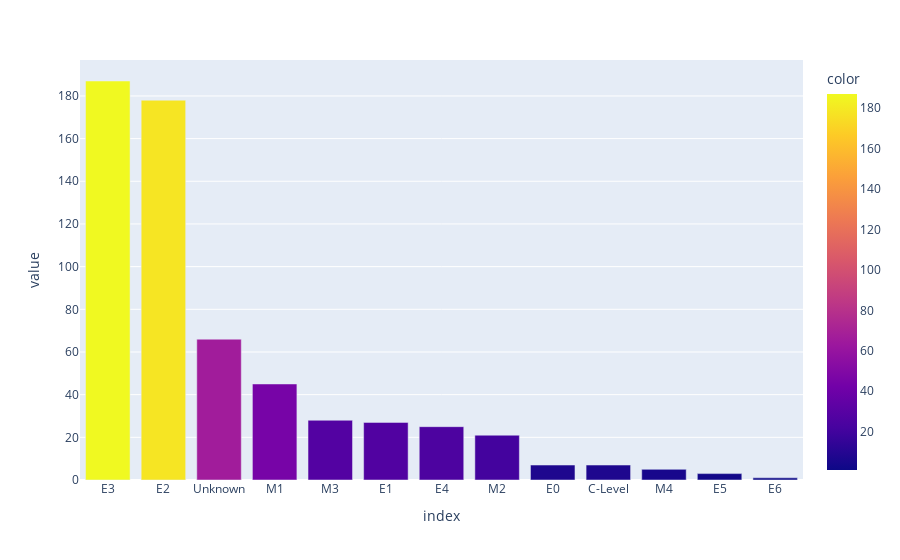

This figure's notebook cell:
### Code cell
px.bar(df['Level'].value_counts(), color=df['Level'].value_counts())

### Figure 1 — Plotly figure (JSON) as saved in the notebook; plotly's stock layout.template omitted (floating-point values rounded to 4 significant figures)
{"data": [{"alignmentgroup": "True", "hovertemplate": "index=%{x}<br>value=%{y}<br>color=%{marker.color}<extra></extra>", "legendgroup": "", "marker": {"color": [187, 178, 66, 45, 28, 27, 25, 21, 7, 7, 5, 3, 1], "coloraxis": "coloraxis"}, "name": "", "offsetgroup": "", "orientation": "v", "showlegend": false, "textposition": "auto", "type": "bar", "x": ["E3", "E2", "Unknown", "M1", "M3", "E1", "E4", "M2", "E0", "C-Level", "M4", "E5", "E6"], "xaxis": "x", "y": [187, 178, 66, 45, 28, 27, 25, 21, 7, 7, 5, 3, 1], "yaxis": "y"}], "layout": {"barmode": "relative", "coloraxis": {"colorbar": {"title": {"text": "color"}}, "colorscale": [[0, "#0d0887"], [0.1111, "#46039f"], [0.2222, "#7201a8"], [0.3333, "#9c179e"], [0.4444, "#bd3786"], [0.5556, "#d8576b"], [0.6667, "#ed7953"], [0.7778, "#fb9f3a"], [0.8889, "#fdca26"], [1, "#f0f921"]]}, "legend": {"tracegroupgap": 0}, "margin": {"t": 60}, "xaxis": {"anchor": "y", "domain": [0, 1], "title": {"text": "index"}}, "yaxis": {"anchor": "x", "domain": [0, 1], "title": {"text": "value"}}}}
